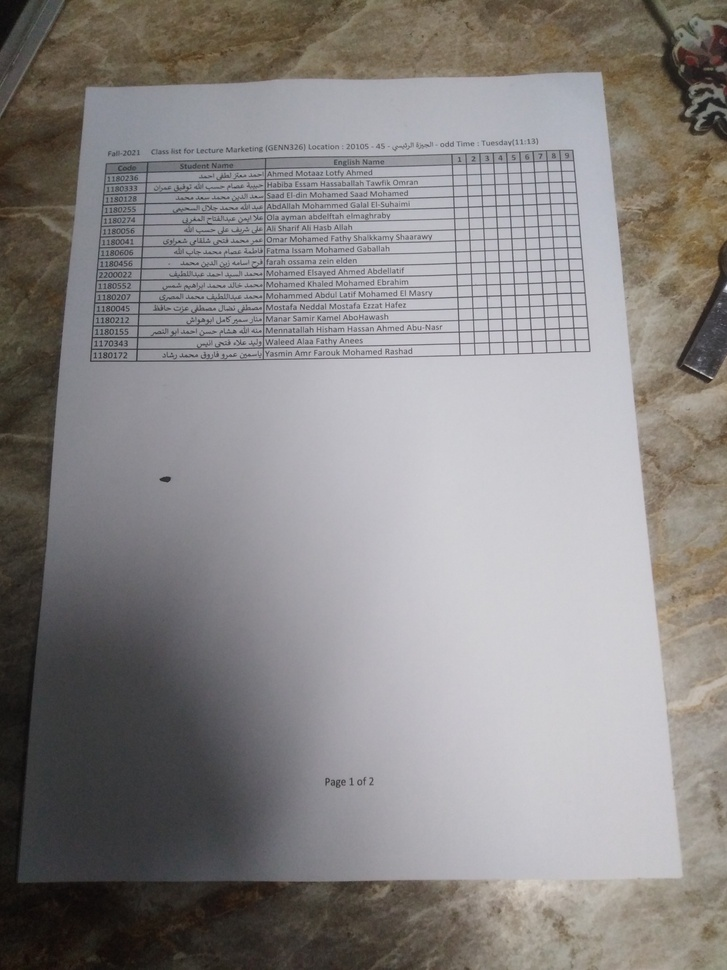
#> input picture datasets/grade_papers/3.jpg, 727 x 970 px, shrunk from 3120 x 4160 before the run
$ python main.py
#> lines starting #> are read from the running program, lines starting #| are printed output that depends on the picture; after the words box and inside, x2 and y2 are one past the last pixel; in counts of white or black regions, pixels touching at a corner belong together
### scanner.py
import numpy as np
import cv2
import matplotlib.pyplot as plt
from skimage.filters import threshold_local
import imutils

# [16 lines left out: function show_images, not called in this run]


class Scanner:
    """
    Class used to take captured image and transform it to scanned

    ...

    Attributes
    ----------
    img : np.ndarray
        image to be scanned
    original : np.ndarray
        original copy of the image kept for visualizing
    GAUSSIAN_SIZE : tuple
        Window size of gaussian filter
    CANNY_L_THRESH : int
        Low threshold of canny edge detector
    CANNY_H_THRESH : int
        High threshold of canny edge detector
    DILATION_SIZE : tuple
        Element size of dilation
    DILATION_ITERS : int
        Number of dilations
    EROSION_SIZE : tuple
        Element size of erosion
    EROSION_ITERS : int
        Number of erosions

    Methods
    -------
    get_edges()
        return an image wiht edges of original

    get_corners(edged)
        return return the corners of the scanned paper

    order_pts(pts)
        return an ordered version of the corners (top-left,top-right,bottom-right,bottom-left)

    get_dst_pts(rect)
        return the new dimension points for the scanned image

    trnasform(visualize=True)
        return the transfomed scanned paper
    """

    def __init__(self,img,GAUSSIAN_SIZE=(9,9),CANNY_L_THRESH=75,CANNY_H_THRESH=170,DILATION_SIZE=(5,5),DILATION_ITERS=5,EROSION_SIZE=(5,5),EROSION_ITERS=1):
        self.img = img.copy()
        self.original = img.copy()
        self.GAUSSIAN_SIZE = GAUSSIAN_SIZE
        self.CANNY_L_THRESH = EROSION_ITERS
        self.CANNY_H_THRESH = CANNY_H_THRESH
        self.DILATION_SIZE = DILATION_SIZE
        self.DILATION_ITERS = DILATION_ITERS
        self.EROSION_SIZE = EROSION_SIZE
        self.EROSION_ITERS = EROSION_ITERS

    def get_edges(self):
        gray = cv2.cvtColor(self.img, cv2.COLOR_BGR2GRAY)
        gray = cv2.GaussianBlur(gray, self.GAUSSIAN_SIZE, 0)
        edged = cv2.Canny(gray, self.CANNY_L_THRESH, self.CANNY_H_THRESH)
        edged = cv2.dilate(edged,self.DILATION_SIZE,iterations=self.DILATION_ITERS)
        edged = cv2.erode(edged,self.EROSION_SIZE,iterations=self.EROSION_ITERS)

        return edged

    def get_corners(self,edged):
        cnts = cv2.findContours(edged.copy(), cv2.RETR_EXTERNAL, cv2.CHAIN_APPROX_SIMPLE)
        cnts = imutils.grab_contours(cnts)
        cnts = sorted(cnts, key = cv2.contourArea, reverse = True)[:5]

        for c in cnts:

            peri = cv2.arcLength(c, True)
            approx = cv2.approxPolyDP(c, 0.02 * peri, True)

            if len(approx) >= 4:
                corners = approx
                break

        return corners

    def order_pts(self,pts):
        rect_pts = np.zeros((4, 2), dtype = "float32")
        s = pts.sum(axis = 1)
        rect_pts[0] = pts[np.argmin(s)]
        rect_pts[2] = pts[np.argmax(s)]
        diff = np.diff(pts, axis = 1)
        rect_pts[1] = pts[np.argmin(diff)]
        rect_pts[3] = pts[np.argmax(diff)]

        return rect_pts

    def get_dst_pts(self,rect):
        (tl, tr, br, bl) = rect

        widthA = np.sqrt(((br[0] - bl[0]) ** 2) + ((br[1] - bl[1]) ** 2))
        widthB = np.sqrt(((tr[0] - tl[0]) ** 2) + ((tr[1] - tl[1]) ** 2))
        maxWidth = max(int(widthA), int(widthB))

        heightA = np.sqrt(((tr[0] - br[0]) ** 2) + ((tr[1] - br[1]) ** 2))
        heightB = np.sqrt(((tl[0] - bl[0]) ** 2) + ((tl[1] - bl[1]) ** 2))
        maxHeight = max(int(heightA), int(heightB))

        dst = np.array([
            [0, 0],
            [maxWidth - 1, 0],
            [maxWidth - 1, maxHeight - 1],
            [0, maxHeight - 1]], dtype = "float32")

        return dst

    def trnasform(self,visualize=True):

        edged = self.get_edges()
        corners = self.get_corners(edged)
        ordered_corners = self.order_pts(corners.reshape(-1,2))
        transformed_corners = self.get_dst_pts(ordered_corners)
        H = cv2.getPerspectiveTransform(ordered_corners, transformed_corners)
        transformed = cv2.warpPerspective(self.original, H, (int(transformed_corners[2][0]+1), int(transformed_corners[2][1]+1)))

        if visualize:
            plt.figure(0)
            plt.imshow(self.original)
            plt.figure(1)
            plt.imshow(edged)
            cv2.drawContours(self.img, [corners], -1, (0, 255, 0), 15)
            plt.figure(2)
            plt.imshow(self.img)
            plt.figure(3)
            plt.imshow(transformed)
        return transformed

### main.py
import cv2
from scanner import Scanner
import matplotlib.pyplot as plt
import cellDetector


if __name__ == '__main__':
    img = cv2.imread('datasets/grade_papers/3.jpg')
#> img is the input picture: shape (970, 727, 3); mean B, G, R 134.4, 135.3, 138.6
    sc = Scanner(img)
    scanned = sc.trnasform(visualize=False)
#> in get_edges, `gray = cv2.cvtColor(self.img, cv2.COLOR_BGR2GRAY)`:
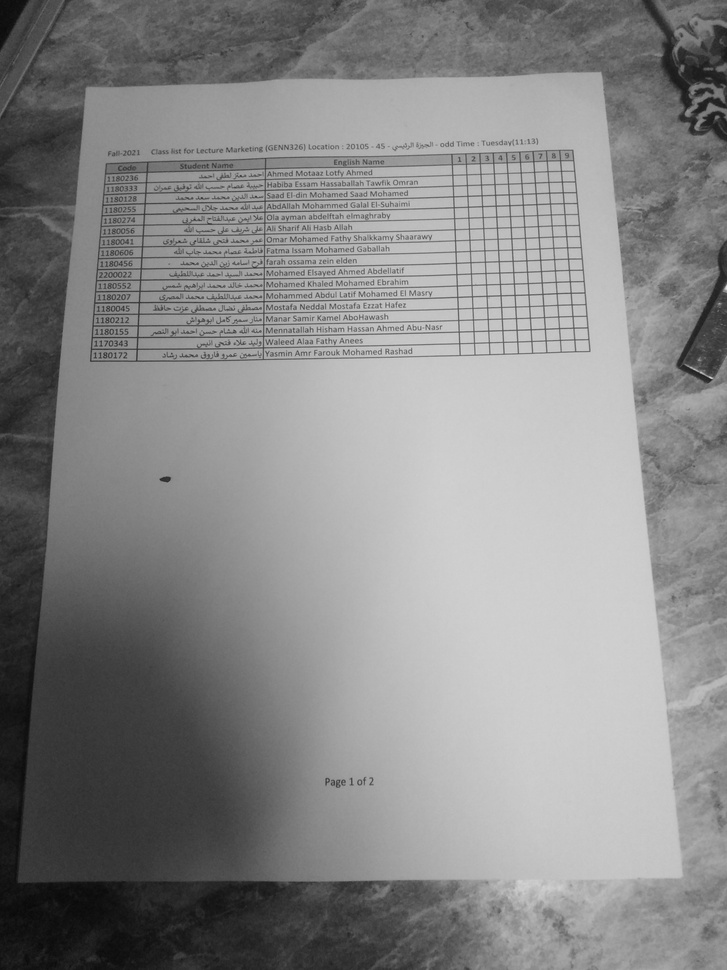
#> gray: shape (970, 727); min 9, max 223, mean 136.2
#> in get_edges, `edged = cv2.Canny(gray, self.CANNY_L_THRESH, self.CANNY_H_THRESH)`:
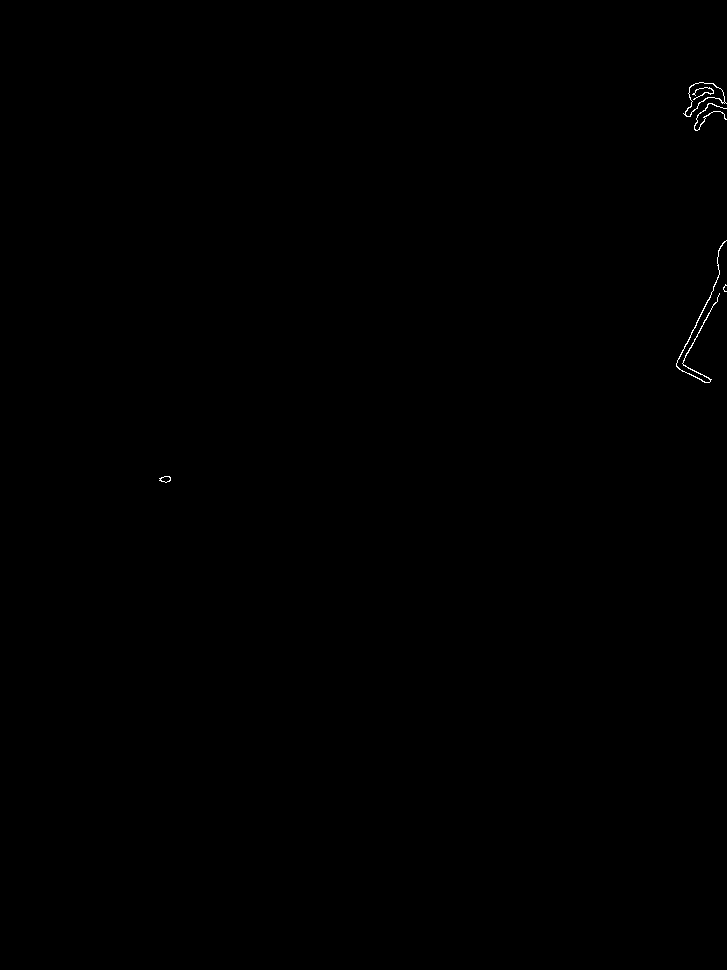
#> edged: shape (970, 727); 0.1% white in thin lines or dots, all inside (x1, y1, x2, y2) = (159, 82, 727, 483)
#> in get_edges, `edged = cv2.dilate(edged,self.DILATION_SIZE,iterations=self.DILATION_I..`:
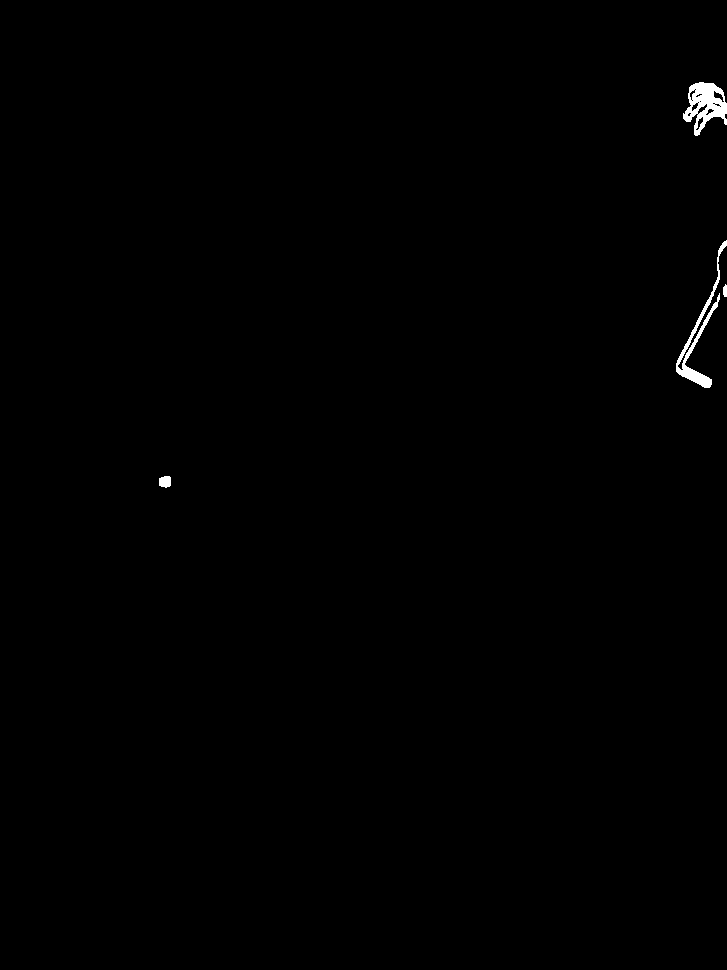
#> edged: shape (970, 727); 0.36% white; 4 white regions, box (x1, y1, x2, y2) and area: (683, 82, 727, 136) 1250, (676, 240, 727, 388) 1100, (159, 476, 171, 488) 123, (723, 284, 727, 297) 44
#> in get_edges, `edged = cv2.erode(edged,self.EROSION_SIZE,iterations=self.EROSION_ITERS)`: edged: shape (970, 727); 0.32% white; 4 white regions
#> in get_corners, `cnts = cv2.findContours(edged.copy(), cv2.RETR_EXTERNAL, cv2.CHAIN_APP..`: cnts = 4 contours; box (x1, y1, x2, y2) and area: (683, 83, 727, 136) 1261, (676, 241, 727, 388) 736, (159, 477, 171, 488) 92, (723, 285, 727, 297) 27
#> the loop in get_corners, `for c in cnts: ` made 1 pass
#> peri on pass 1: 235.5
#> in trnasform, `corners = self.get_corners(edged)`: corners = contour of 9 points, box (x1, y1, x2, y2) (686, 84, 727, 136), area 1242
#> in order_pts, `s = pts.sum(axis = 1)`: s = [797, 777, 807, 811, 813, 830, 829, 850, 816]
#> in order_pts, `diff = np.diff(pts, axis = 1)`: diff = [-629, -601, -565, -603, -581, -560, -597, -602, -630]
#> in trnasform, `ordered_corners = self.order_pts(corners.reshape(-1,2))`: ordered_corners = [[689, 88], [723, 93], [726, 124], [695, 135]]
#> in get_dst_pts, `(tl, tr, br, bl) = rect`: tl = [689, 88]; tr = [723, 93]; br = [726, 124]; bl = [695, 135]
#> in get_dst_pts, `widthA = np.sqrt(((br[0] - bl[0]) ** 2) + ((br[1] - bl[1]) ** 2))`: widthA = 32.89
#> in get_dst_pts, `widthB = np.sqrt(((tr[0] - tl[0]) ** 2) + ((tr[1] - tl[1]) ** 2))`: widthB = 34.37
#> in get_dst_pts, `maxWidth = max(int(widthA), int(widthB))`: maxWidth = 34
#> in get_dst_pts, `heightA = np.sqrt(((tr[0] - br[0]) ** 2) + ((tr[1] - br[1]) ** 2))`: heightA = 31.14
#> in get_dst_pts, `heightB = np.sqrt(((tl[0] - bl[0]) ** 2) + ((tl[1] - bl[1]) ** 2))`: heightB = 47.38
#> in get_dst_pts, `maxHeight = max(int(heightA), int(heightB))`: maxHeight = 47
#> in get_dst_pts, `dst = np.array([ [0, 0], [maxWidth - 1, 0], [maxWidth - 1, maxHeight -..`: dst = [[0, 0], [33, 0], [33, 46], [0, 46]]
#> in trnasform, `H = cv2.getPerspectiveTransform(ordered_corners, transformed_corners)`: H = [[0.0803, -0.0102, -54.4], [-0.0174, 0.119, 1.58], [-0.00128, 4.85e-05, 1]]
#> in trnasform, `transformed = cv2.warpPerspective(self.original, H, (int(transformed_c..`:
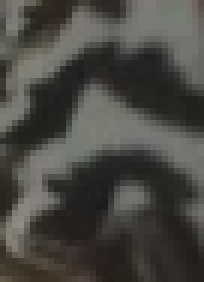
#> transformed: shape (47, 34, 3) (shown 6 times larger); mean B, G, R 67.3, 71.6, 72.6

    #thresholding the image to a binary image
    img_bin = (scanned >= 115).astype(float)
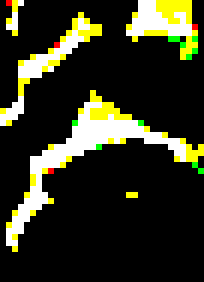
#> img_bin: shape (47, 34, 3) float64 (shown 6 times larger); mean B, G, R 0.125, 0.199, 0.195
    plt.figure(4)
    plt.imshow(img_bin)

    cellDetector.convertImageToCsv(scanned)
#> (this line was passed over: cellDetector is not available in this run)
    plt.show()

$ run again, with datasets/grade_papers/1.jpg copied over datasets/grade_papers/3.jpg
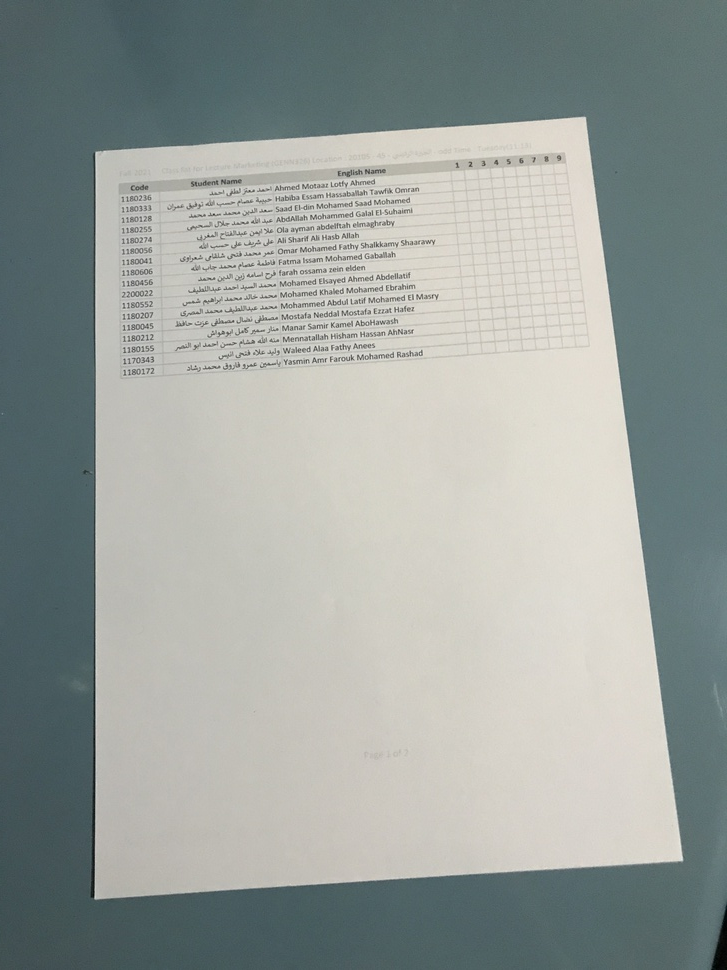
#> input picture datasets/grade_papers/1.jpg, 727 x 970 px, shrunk from 3024 x 4032 before the run
#> img is the input picture: shape (970, 727, 3); mean B, G, R 155.3, 159.1, 152.3
#> in get_edges, `edged = cv2.erode(edged,self.EROSION_SIZE,iterations=self.EROSION_ITERS)`:
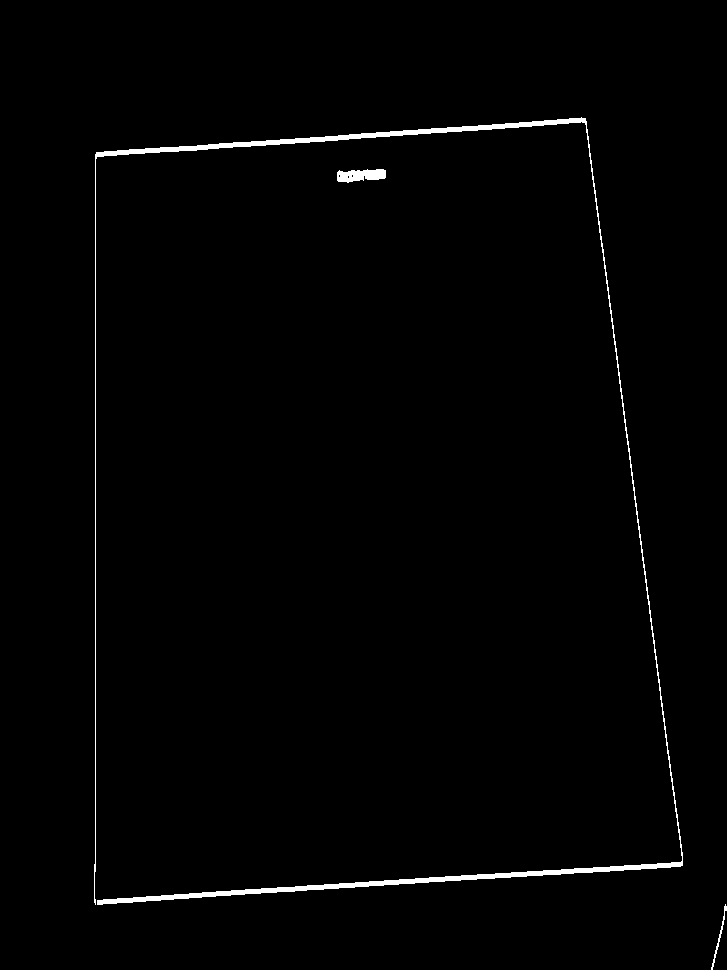
#> edged: shape (970, 727); 1.1% white; 3 white regions
#> cnts = 3 contours; box (x1, y1, x2, y2) and area: (94, 117, 683, 905) 4702, (337, 169, 386, 183) 442, (711, 904, 727, 970) 60
#> the loop in get_corners, `for c in cnts: ` made 1 pass
#> peri on pass 1: 5281.2
#> corners = [[585, 118], [96, 152], [95, 904], [96, 157], [581, 121], [682, 860], [97, 904], [682, 865]]
#> s = [703, 248, 999, 253, 702, 1542, 1001, 1547]
#> diff = [-467, 56, 809, 61, -460, 178, 807, 183]
#> ordered_corners = [[96, 152], [585, 118], [682, 865], [95, 904]]
#> tl = [96, 152]; tr = [585, 118]; br = [682, 865]; bl = [95, 904]
#> widthA = 588.3
#> widthB = 490.2
#> maxWidth = 588
#> heightA = 753.3
#> heightB = 752
#> maxHeight = 753
#> dst = [[0, 0], [587, 0], [587, 752], [0, 752]]
#> H = [[1.26, 0.00167, -120.9], [0.0871, 1.25, -198.9], [2.36e-05, 0.000278, 1]]
#> `img_bin = (scanned >= 115).astype(float)`:
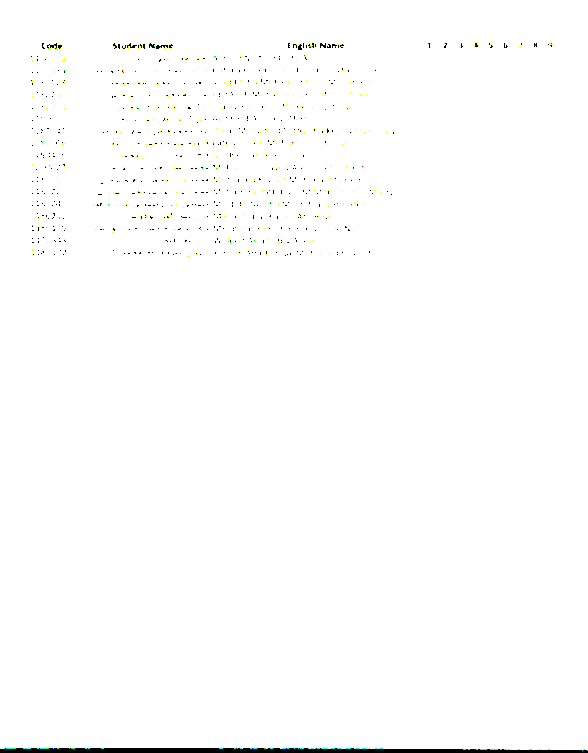
#> img_bin: shape (753, 588, 3) float64; mean B, G, R 0.99, 0.992, 0.991

$ run again, with datasets/grade_papers/4.jpg copied over datasets/grade_papers/3.jpg
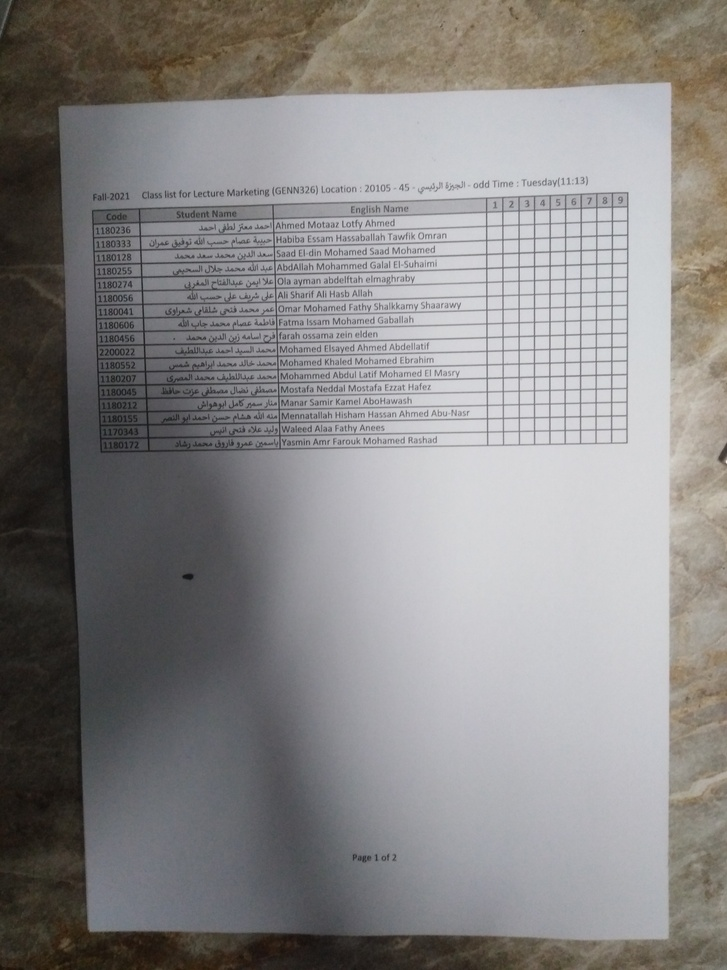
#> input picture datasets/grade_papers/4.jpg, 727 x 970 px, shrunk from 3120 x 4160 before the run
#> img is the input picture: shape (970, 727, 3); mean B, G, R 133.4, 134.1, 136.4
#> in get_edges, `edged = cv2.erode(edged,self.EROSION_SIZE,iterations=self.EROSION_ITERS)`:
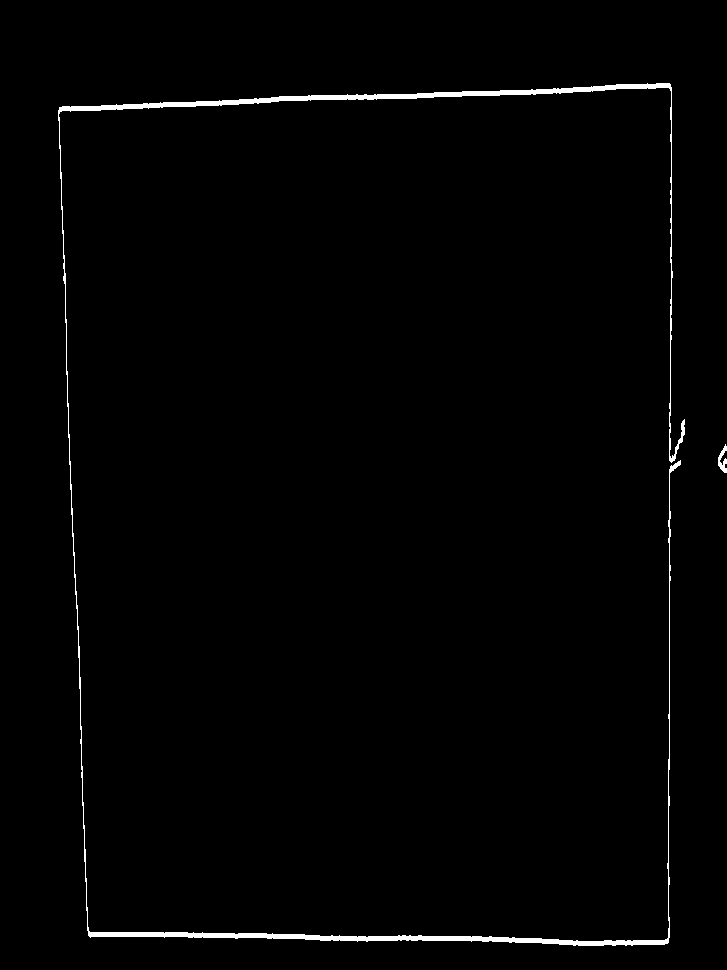
#> edged: shape (970, 727); 1.2% white; 2 white regions
#> cnts = 2 contours; box (x1, y1, x2, y2) and area: (58, 83, 685, 946) 5334, (718, 444, 727, 473) 94
#> the loop in get_corners, `for c in cnts: ` made 1 pass
#> peri on pass 1: 5997.2
#> corners = contour of 10 points, box (x1, y1, x2, y2) (59, 83, 681, 944), area 5782
#> s = [752, 166, 1027, 1610, 1140, 1605, 1022, 171, 755, 1133]
#> diff = [-586, 48, 847, 276, -220, 273, 842, 53, -581, -209]
#> ordered_corners = [[59, 107], [669, 83], [667, 943], [90, 937]]
#> tl = [59, 107]; tr = [669, 83]; br = [667, 943]; bl = [90, 937]
#> widthA = 577
#> widthB = 610.5
#> maxWidth = 610
#> heightA = 860
#> heightB = 830.6
#> maxHeight = 860
#> dst = [[0, 0], [609, 0], [609, 859], [0, 859]]
#> H = [[1.03, -0.0384, -56.62], [0.0383, 0.974, -106.5], [5.71e-05, -6.69e-05, 1]]
#> `img_bin = (scanned >= 115).astype(float)`:
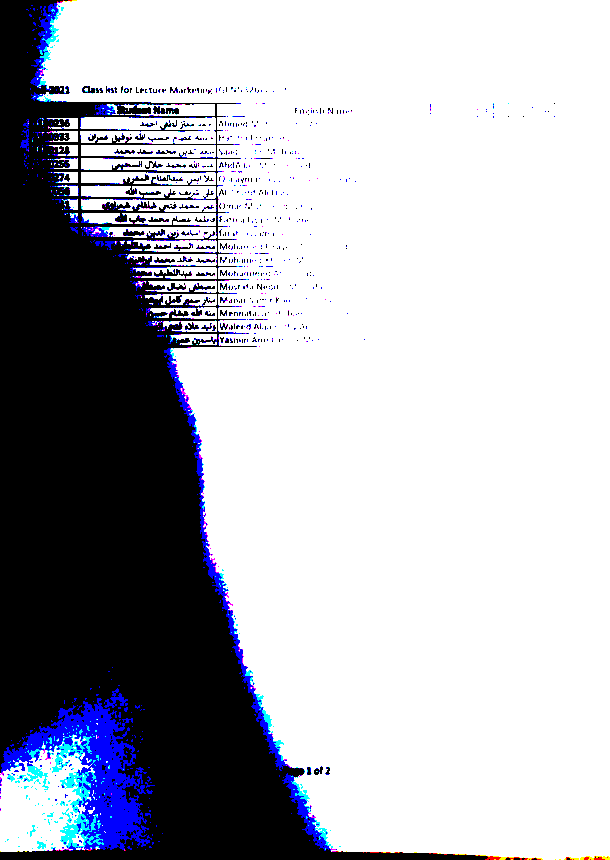
#> img_bin: shape (860, 610, 3) float64; mean B, G, R 0.729, 0.7, 0.695
